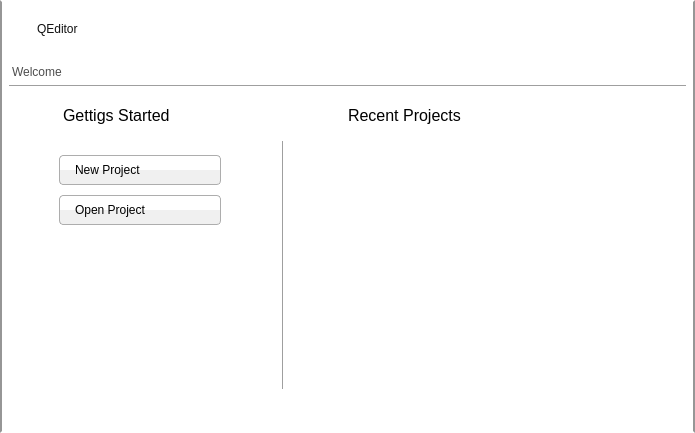
<?xml version="1.0" encoding="UTF-8"?>
<ui version="4.0">
 <class>StartUp</class>
 <widget class="QWidget" name="StartUp">
  <property name="geometry">
   <rect>
    <x>0</x>
    <y>0</y>
    <width>695</width>
    <height>433</height>
   </rect>
  </property>
  <property name="windowTitle">
   <string>Form</string>
  </property>
  <property name="styleSheet">
   <string notr="true"/>
  </property>
  <layout class="QGridLayout" name="gridLayout">
   <property name="leftMargin">
    <number>0</number>
   </property>
   <property name="topMargin">
    <number>0</number>
   </property>
   <property name="rightMargin">
    <number>0</number>
   </property>
   <property name="bottomMargin">
    <number>0</number>
   </property>
   <property name="spacing">
    <number>0</number>
   </property>
   <item row="1" column="0">
    <widget class="QWidget" name="pWidget" native="true">
     <property name="styleSheet">
      <string notr="true">#pWidget
{
background-color: rgb(255, 255, 255);
border-right-color: rgb(150, 150, 150);
border-left-color: rgb(150, 150, 150);
border-width:2px;
border-style:solid;
}</string>
     </property>
     <layout class="QVBoxLayout" name="verticalLayout">
      <property name="spacing">
       <number>0</number>
      </property>
      <property name="leftMargin">
       <number>0</number>
      </property>
      <property name="topMargin">
       <number>0</number>
      </property>
      <property name="rightMargin">
       <number>0</number>
      </property>
      <property name="bottomMargin">
       <number>0</number>
      </property>
      <item>
       <widget class="QWidget" name="widget_2" native="true">
        <layout class="QGridLayout" name="gridLayout_4">
         <item row="2" column="0" colspan="2">
          <layout class="QHBoxLayout" name="horizontalLayout">
           <property name="leftMargin">
            <number>15</number>
           </property>
           <property name="topMargin">
            <number>10</number>
           </property>
           <item>
            <widget class="QLabel" name="label_4">
             <property name="styleSheet">
              <string notr="true"/>
             </property>
             <property name="text">
              <string/>
             </property>
             <property name="pixmap">
              <pixmap resource="../../qeditor.qrc">:/app_icon</pixmap>
             </property>
            </widget>
           </item>
           <item>
            <widget class="QLabel" name="label_2">
             <property name="styleSheet">
              <string notr="true">color: rgb(17, 17, 17);
  font: 75 16pt &quot;BankGothic Lt BT&quot;;</string>
             </property>
             <property name="text">
              <string>QEditor</string>
             </property>
            </widget>
           </item>
           <item>
            <spacer name="horizontalSpacer_5">
             <property name="orientation">
              <enum>Qt::Horizontal</enum>
             </property>
             <property name="sizeHint" stdset="0">
              <size>
               <width>40</width>
               <height>20</height>
              </size>
             </property>
            </spacer>
           </item>
          </layout>
         </item>
         <item row="5" column="0" colspan="2">
          <widget class="Line" name="line">
           <property name="orientation">
            <enum>Qt::Horizontal</enum>
           </property>
          </widget>
         </item>
         <item row="4" column="0" colspan="2">
          <widget class="QLabel" name="label_3">
           <property name="sizePolicy">
            <sizepolicy hsizetype="Preferred" vsizetype="Preferred">
             <horstretch>0</horstretch>
             <verstretch>0</verstretch>
            </sizepolicy>
           </property>
           <property name="styleSheet">
            <string notr="true">margin-top:20px;
color: rgb(77, 77,77);
font:13pt &quot;Arial&quot;;</string>
           </property>
           <property name="text">
            <string>Welcome</string>
           </property>
          </widget>
         </item>
        </layout>
       </widget>
      </item>
      <item>
       <widget class="QWidget" name="widget" native="true">
        <property name="styleSheet">
         <string notr="true">#pushButton, #pushButton_2
{
padding-top:7px;
padding-bottom:7px;
padding-left:15px;
padding-right:20px;
width:125px;
text-align:left;
font: 11pt &quot;Arial&quot;;
background-color: qlineargradient(spread:pad, x1:1, y1:0.5, x2:1, y2:0, stop:0 rgba(240, 240, 240, 255), stop:0.001 rgba(255, 255, 255, 255));
border-color: rgb(173, 173, 173);
border-style:solid;
border-width:1px;
border-radius:4px;
}

#pushButton:hover, #pushButton_2:hover
{
color:rgb(211, 211, 211);
background-color: qlineargradient(spread:pad, x1:1, y1:0.5, x2:1, y2:0, stop:0 rgba(54, 54, 54, 255), stop:0.001 rgba(75, 75, 75, 255));
border-color: rgb(47, 47, 47);
}

#pushButton:pressed, #pushButton_2:pressed
{
color:rgb(211, 211, 211);
background-color: qlineargradient(spread:pad, x1:1, y1:0.5, x2:1, y2:0, stop:0 rgba(45, 45, 45, 255), stop:0.001 rgba(65, 65, 65, 255));
border-color: rgb(47, 47, 47);
}</string>
        </property>
        <layout class="QGridLayout" name="gridLayout_2">
         <property name="sizeConstraint">
          <enum>QLayout::SetDefaultConstraint</enum>
         </property>
         <property name="leftMargin">
          <number>9</number>
         </property>
         <property name="topMargin">
          <number>9</number>
         </property>
         <property name="spacing">
          <number>10</number>
         </property>
         <item row="1" column="3">
          <spacer name="horizontalSpacer">
           <property name="orientation">
            <enum>Qt::Horizontal</enum>
           </property>
           <property name="sizeHint" stdset="0">
            <size>
             <width>40</width>
             <height>20</height>
            </size>
           </property>
          </spacer>
         </item>
         <item row="1" column="2">
          <widget class="QWidget" name="widget_4" native="true">
           <layout class="QVBoxLayout" name="verticalLayout_2">
            <property name="leftMargin">
             <number>0</number>
            </property>
            <property name="topMargin">
             <number>0</number>
            </property>
            <property name="rightMargin">
             <number>0</number>
            </property>
            <property name="bottomMargin">
             <number>0</number>
            </property>
            <item>
             <widget class="QLabel" name="label">
              <property name="sizePolicy">
               <sizepolicy hsizetype="Minimum" vsizetype="Fixed">
                <horstretch>0</horstretch>
                <verstretch>0</verstretch>
               </sizepolicy>
              </property>
              <property name="font">
               <font>
                <family>Arial</family>
                <pointsize>12</pointsize>
                <weight>9</weight>
                <italic>false</italic>
                <bold>false</bold>
               </font>
              </property>
              <property name="styleSheet">
               <string notr="true">margin-bottom:20px;
font: 75 12pt &quot;Arial&quot;;</string>
              </property>
              <property name="text">
               <string>Recent Projects</string>
              </property>
             </widget>
            </item>
            <item>
             <widget class="QWidget" name="widget_6" native="true">
              <property name="styleSheet">
               <string notr="true">margin-left:-30px;</string>
              </property>
              <layout class="QVBoxLayout" name="verticalLayout_6">
               <property name="spacing">
                <number>0</number>
               </property>
               <property name="leftMargin">
                <number>0</number>
               </property>
               <property name="topMargin">
                <number>0</number>
               </property>
               <property name="rightMargin">
                <number>0</number>
               </property>
               <property name="bottomMargin">
                <number>0</number>
               </property>
              </layout>
             </widget>
            </item>
            <item>
             <spacer name="verticalSpacer_2">
              <property name="orientation">
               <enum>Qt::Vertical</enum>
              </property>
              <property name="sizeHint" stdset="0">
               <size>
                <width>20</width>
                <height>40</height>
               </size>
              </property>
             </spacer>
            </item>
           </layout>
          </widget>
         </item>
         <item row="1" column="0">
          <widget class="QWidget" name="widget_3" native="true">
           <layout class="QVBoxLayout" name="verticalLayout_4">
            <property name="spacing">
             <number>10</number>
            </property>
            <property name="leftMargin">
             <number>50</number>
            </property>
            <property name="topMargin">
             <number>0</number>
            </property>
            <property name="rightMargin">
             <number>0</number>
            </property>
            <property name="bottomMargin">
             <number>0</number>
            </property>
            <item>
             <widget class="QLabel" name="label_5">
              <property name="sizePolicy">
               <sizepolicy hsizetype="Minimum" vsizetype="Fixed">
                <horstretch>0</horstretch>
                <verstretch>0</verstretch>
               </sizepolicy>
              </property>
              <property name="font">
               <font>
                <family>Arial</family>
                <pointsize>12</pointsize>
                <weight>9</weight>
                <italic>false</italic>
                <bold>false</bold>
               </font>
              </property>
              <property name="styleSheet">
               <string notr="true">margin-bottom:20px;
font: 75 12pt &quot;Arial&quot;;</string>
              </property>
              <property name="text">
               <string>Gettigs Started</string>
              </property>
             </widget>
            </item>
            <item>
             <widget class="QPushButton" name="pushButton">
              <property name="cursor">
               <cursorShape>PointingHandCursor</cursorShape>
              </property>
              <property name="styleSheet">
               <string notr="true"/>
              </property>
              <property name="text">
               <string>New Project</string>
              </property>
             </widget>
            </item>
            <item>
             <widget class="QPushButton" name="pushButton_2">
              <property name="cursor">
               <cursorShape>PointingHandCursor</cursorShape>
              </property>
              <property name="text">
               <string>Open Project</string>
              </property>
             </widget>
            </item>
            <item>
             <spacer name="verticalSpacer">
              <property name="orientation">
               <enum>Qt::Vertical</enum>
              </property>
              <property name="sizeHint" stdset="0">
               <size>
                <width>20</width>
                <height>40</height>
               </size>
              </property>
             </spacer>
            </item>
           </layout>
          </widget>
         </item>
         <item row="1" column="1">
          <widget class="QWidget" name="widget_5" native="true">
           <layout class="QVBoxLayout" name="verticalLayout_3">
            <property name="leftMargin">
             <number>50</number>
            </property>
            <property name="rightMargin">
             <number>50</number>
            </property>
            <item>
             <widget class="Line" name="line_2">
              <property name="styleSheet">
               <string notr="true">margin-top:25px;
margin-bottom:25px;</string>
              </property>
              <property name="frameShadow">
               <enum>QFrame::Raised</enum>
              </property>
              <property name="orientation">
               <enum>Qt::Vertical</enum>
              </property>
             </widget>
            </item>
           </layout>
          </widget>
         </item>
        </layout>
       </widget>
      </item>
     </layout>
    </widget>
   </item>
  </layout>
 </widget>
 <resources>
  <include location="../../qeditor.qrc"/>
 </resources>
 <connections/>
</ui>
